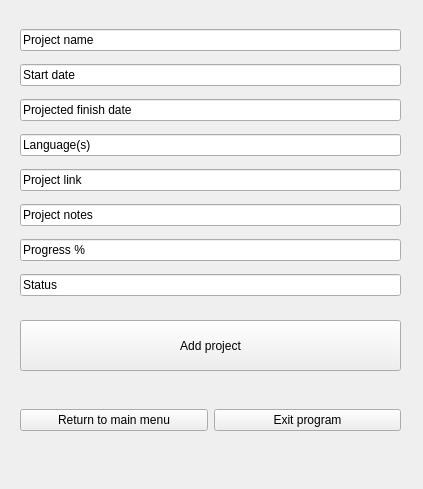
<?xml version="1.0" encoding="UTF-8"?>
<ui version="4.0">
 <class>add_programming</class>
 <widget class="QWidget" name="add_programming">
  <property name="geometry">
   <rect>
    <x>0</x>
    <y>0</y>
    <width>423</width>
    <height>489</height>
   </rect>
  </property>
  <property name="windowTitle">
   <string>Form</string>
  </property>
  <widget class="QPushButton" name="programming_add_project_button">
   <property name="geometry">
    <rect>
     <x>20</x>
     <y>320</y>
     <width>381</width>
     <height>51</height>
    </rect>
   </property>
   <property name="text">
    <string>Add project</string>
   </property>
  </widget>
  <widget class="QWidget" name="">
   <property name="geometry">
    <rect>
     <x>20</x>
     <y>380</y>
     <width>381</width>
     <height>81</height>
    </rect>
   </property>
   <layout class="QHBoxLayout" name="programming_return_exit_layout">
    <item>
     <widget class="QPushButton" name="programming_return_button">
      <property name="text">
       <string>Return to main menu</string>
      </property>
     </widget>
    </item>
    <item>
     <widget class="QPushButton" name="programming_exit_button">
      <property name="text">
       <string>Exit program</string>
      </property>
     </widget>
    </item>
   </layout>
  </widget>
  <widget class="QWidget" name="">
   <property name="geometry">
    <rect>
     <x>20</x>
     <y>22</y>
     <width>381</width>
     <height>281</height>
    </rect>
   </property>
   <layout class="QVBoxLayout" name="programming_line_edits_layout">
    <item>
     <widget class="QLineEdit" name="programming_name_line_edit">
      <property name="text">
       <string>Project name</string>
      </property>
     </widget>
    </item>
    <item>
     <widget class="QLineEdit" name="programming_start_line_edit">
      <property name="text">
       <string>Start date</string>
      </property>
     </widget>
    </item>
    <item>
     <widget class="QLineEdit" name="programming_finish_line_edit">
      <property name="text">
       <string>Projected finish date</string>
      </property>
     </widget>
    </item>
    <item>
     <widget class="QLineEdit" name="programming_language_line_edit">
      <property name="text">
       <string>Language(s)</string>
      </property>
     </widget>
    </item>
    <item>
     <widget class="QLineEdit" name="programming_link_line_edit">
      <property name="text">
       <string>Project link</string>
      </property>
     </widget>
    </item>
    <item>
     <widget class="QLineEdit" name="programming_notes_line_edit">
      <property name="text">
       <string>Project notes</string>
      </property>
     </widget>
    </item>
    <item>
     <widget class="QLineEdit" name="programming_progress_line_edit">
      <property name="text">
       <string>Progress %</string>
      </property>
     </widget>
    </item>
    <item>
     <widget class="QLineEdit" name="programming_status_line_edit">
      <property name="text">
       <string>Status</string>
      </property>
     </widget>
    </item>
   </layout>
  </widget>
 </widget>
 <resources/>
 <connections/>
</ui>
